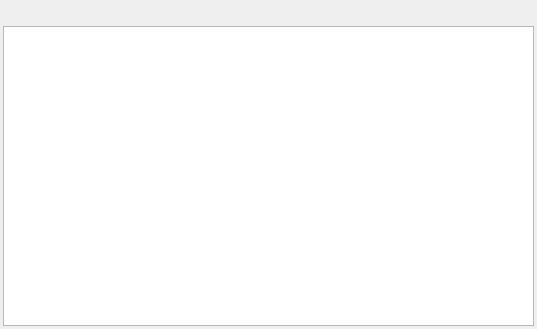
<?xml version="1.0" encoding="UTF-8"?>
<ui version="4.0">
 <class>uiNPlatform</class>
 <widget class="QWidget" name="uiNPlatform">
  <property name="geometry">
   <rect>
    <x>0</x>
    <y>0</y>
    <width>537</width>
    <height>329</height>
   </rect>
  </property>
  <property name="sizePolicy">
   <sizepolicy hsizetype="Expanding" vsizetype="Preferred">
    <horstretch>0</horstretch>
    <verstretch>0</verstretch>
   </sizepolicy>
  </property>
  <property name="windowTitle">
   <string>Form</string>
  </property>
  <layout class="QGridLayout" name="gridLayout">
   <property name="leftMargin">
    <number>3</number>
   </property>
   <property name="topMargin">
    <number>3</number>
   </property>
   <property name="rightMargin">
    <number>3</number>
   </property>
   <property name="bottomMargin">
    <number>3</number>
   </property>
   <property name="spacing">
    <number>3</number>
   </property>
   <item row="1" column="4">
    <spacer name="horizontalSpacer">
     <property name="orientation">
      <enum>Qt::Horizontal</enum>
     </property>
     <property name="sizeHint" stdset="0">
      <size>
       <width>434</width>
       <height>20</height>
      </size>
     </property>
    </spacer>
   </item>
   <item row="1" column="2">
    <widget class="QPushButton" name="tbtDelete">
     <property name="sizePolicy">
      <sizepolicy hsizetype="Fixed" vsizetype="Fixed">
       <horstretch>0</horstretch>
       <verstretch>0</verstretch>
      </sizepolicy>
     </property>
     <property name="maximumSize">
      <size>
       <width>20</width>
       <height>20</height>
      </size>
     </property>
     <property name="text">
      <string/>
     </property>
     <property name="icon">
      <iconset resource="NPlatform.qrc">
       <normaloff>:/Resources/Images/Minus.png</normaloff>:/Resources/Images/Minus.png</iconset>
     </property>
     <property name="shortcut">
      <string notr="true">Ctrl+2</string>
     </property>
     <property name="flat">
      <bool>true</bool>
     </property>
    </widget>
   </item>
   <item row="1" column="3">
    <widget class="QPushButton" name="tbtRefresh">
     <property name="sizePolicy">
      <sizepolicy hsizetype="Fixed" vsizetype="Fixed">
       <horstretch>0</horstretch>
       <verstretch>0</verstretch>
      </sizepolicy>
     </property>
     <property name="maximumSize">
      <size>
       <width>20</width>
       <height>20</height>
      </size>
     </property>
     <property name="text">
      <string/>
     </property>
     <property name="icon">
      <iconset resource="NPlatform.qrc">
       <normaloff>:/Resources/Images/Refresh.png</normaloff>:/Resources/Images/Refresh.png</iconset>
     </property>
     <property name="iconSize">
      <size>
       <width>13</width>
       <height>13</height>
      </size>
     </property>
     <property name="shortcut">
      <string notr="true">Ctrl+4</string>
     </property>
     <property name="flat">
      <bool>true</bool>
     </property>
    </widget>
   </item>
   <item row="1" column="0">
    <widget class="QPushButton" name="tbtAdd">
     <property name="sizePolicy">
      <sizepolicy hsizetype="Fixed" vsizetype="Fixed">
       <horstretch>0</horstretch>
       <verstretch>0</verstretch>
      </sizepolicy>
     </property>
     <property name="maximumSize">
      <size>
       <width>20</width>
       <height>20</height>
      </size>
     </property>
     <property name="text">
      <string/>
     </property>
     <property name="icon">
      <iconset resource="NPlatform.qrc">
       <normaloff>:/Resources/Images/Add.png</normaloff>:/Resources/Images/Add.png</iconset>
     </property>
     <property name="shortcut">
      <string notr="true">Ctrl+1</string>
     </property>
     <property name="flat">
      <bool>true</bool>
     </property>
    </widget>
   </item>
   <item row="2" column="0" colspan="5">
    <widget class="QTableView" name="tvwPlatform">
     <property name="editTriggers">
      <set>QAbstractItemView::NoEditTriggers</set>
     </property>
     <property name="selectionMode">
      <enum>QAbstractItemView::SingleSelection</enum>
     </property>
     <property name="selectionBehavior">
      <enum>QAbstractItemView::SelectRows</enum>
     </property>
     <attribute name="horizontalHeaderStretchLastSection">
      <bool>true</bool>
     </attribute>
    </widget>
   </item>
   <item row="1" column="1">
    <widget class="QPushButton" name="tbtEdit">
     <property name="sizePolicy">
      <sizepolicy hsizetype="Fixed" vsizetype="Fixed">
       <horstretch>0</horstretch>
       <verstretch>0</verstretch>
      </sizepolicy>
     </property>
     <property name="maximumSize">
      <size>
       <width>20</width>
       <height>20</height>
      </size>
     </property>
     <property name="text">
      <string/>
     </property>
     <property name="icon">
      <iconset resource="NPlatform.qrc">
       <normaloff>:/Resources/Images/Edit.png</normaloff>:/Resources/Images/Edit.png</iconset>
     </property>
     <property name="iconSize">
      <size>
       <width>13</width>
       <height>13</height>
      </size>
     </property>
     <property name="shortcut">
      <string notr="true">Ctrl+4</string>
     </property>
     <property name="flat">
      <bool>true</bool>
     </property>
    </widget>
   </item>
  </layout>
 </widget>
 <resources>
  <include location="NPlatform.qrc"/>
 </resources>
 <connections/>
</ui>
